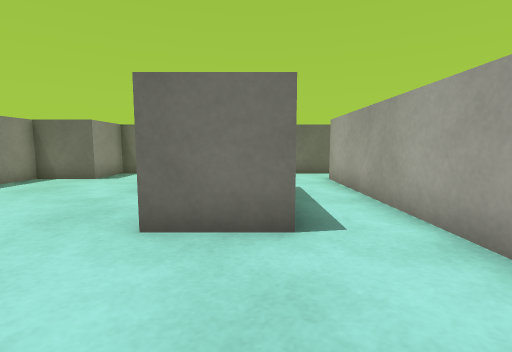
view 1 (above)

14 first-person views from a walk through a scene from a Unity 3-D project. The camera is 0.55 m above the floor, tilts 6° down and sees 85° across. The floor is counted in squares, 0.5 m on a side. Each view is taken from the middle of a square. On the plan, view 1 faces up. The plan holds only what a view shows up to about 12 squares ahead; the rest is blank. The place goes on beyond the plan. The player is left out. Surface patterns are stand-ins for the level's own textures.

view 2
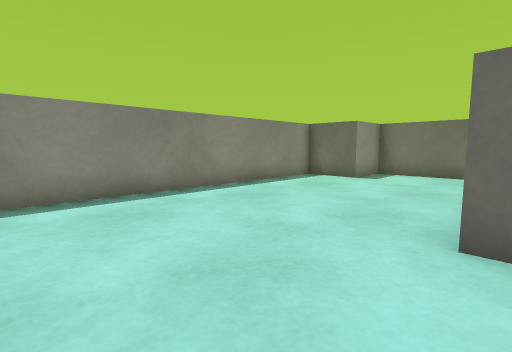

view 3
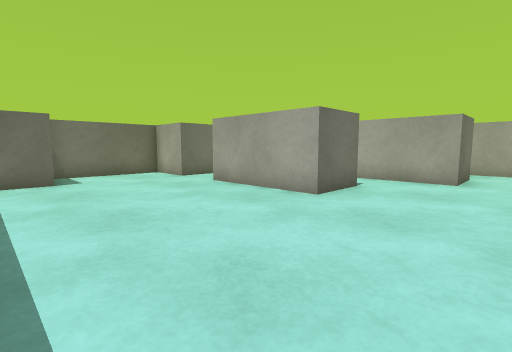

view 4
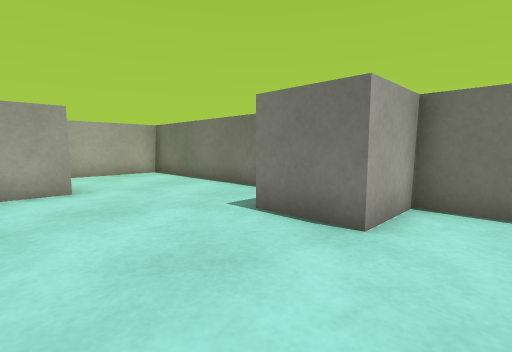

view 5
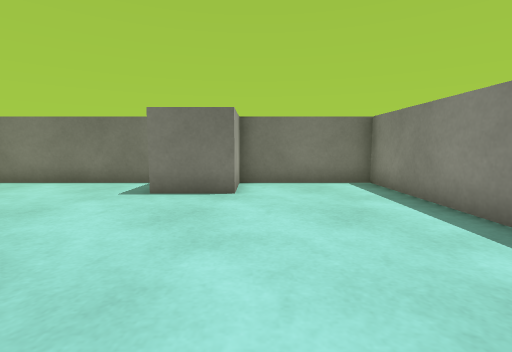

view 6
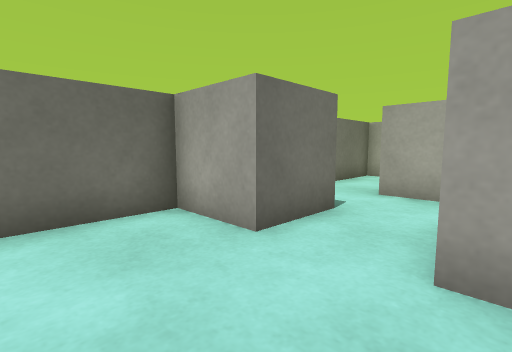

view 7
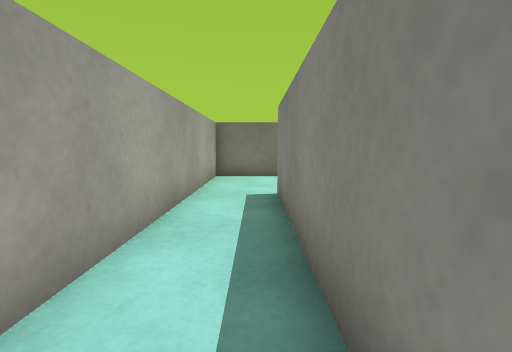

view 8
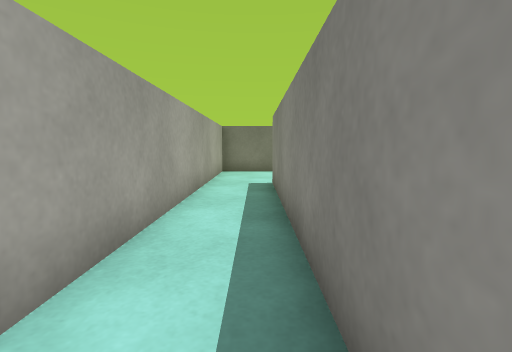

view 9
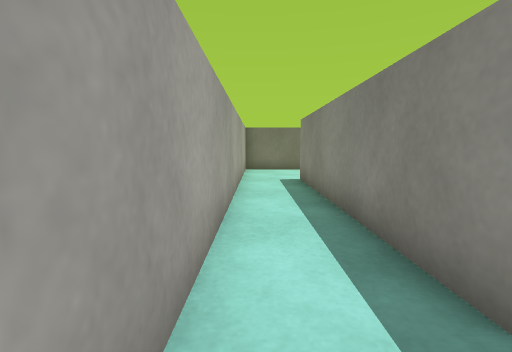

view 10
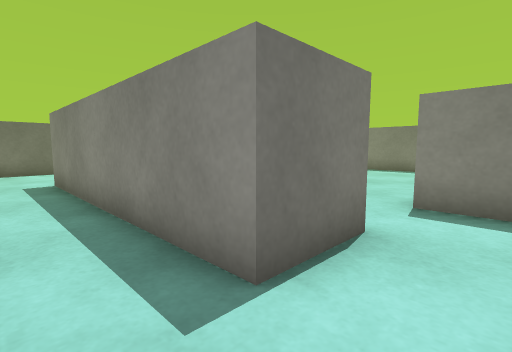

view 11
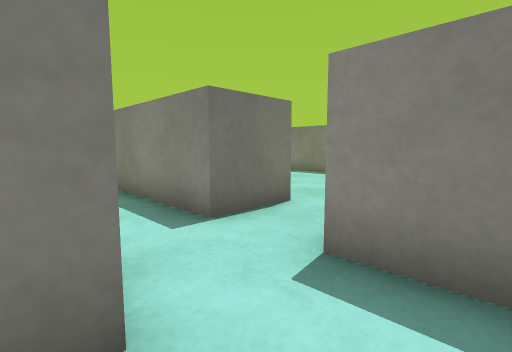

view 12
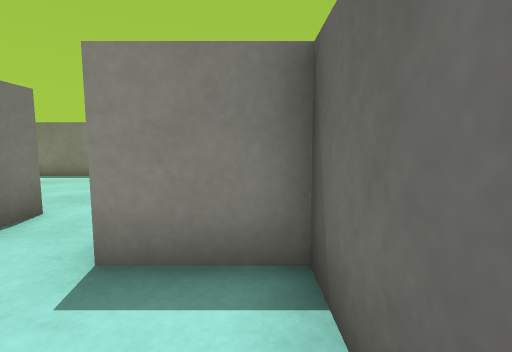

view 13
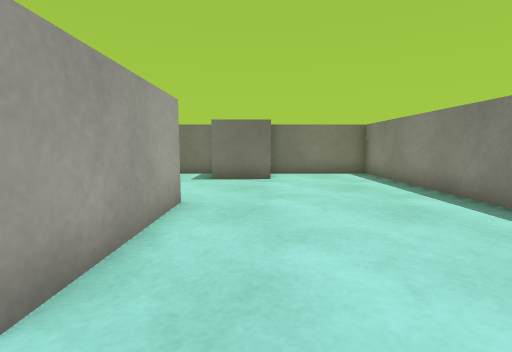

view 14
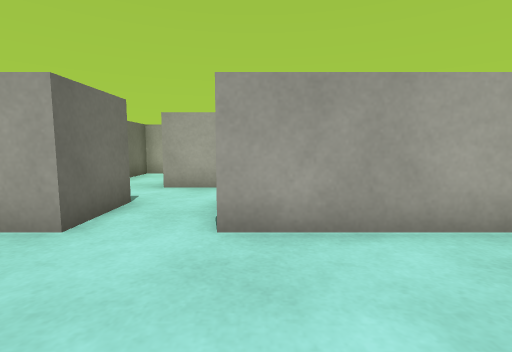

### Floor plan
Points are (right, up) in squares from view 1. A wall is a line through its corners. A room is listed if a view was taken in it or the views show most of it. See-through windows are left out.
Room 1 (views 1, 2, 3, 4, 5, 6, 7, 8, 9, 10, 11, 12, 13, 14)
walls: (-1.5, 3.5) (-1.5, 7.5) (0.5, 7.5) (0.5, 3.5) (-1.5, 3.5); (2.5, 1.5) (2.5, 9.5) (4.5, 9.5) (4.5, 1.5) (2.5, 1.5); (-1.2, -2.5) (6.5, -2.5) (6.5, 11.5) (0.5, 11.5) (0.5, 9.5) (-1.5, 9.5) (-1.5, 11.5) (-5.5, 11.5) (-5.5, 9.5) (-7.5, 9.5) (-7.5, -2.5) (-3.5, -2.5) (-3.5, -0.5) (-1.5, -0.5)

Positions as (right, up) in squares from view 1, and headings:
1: (0, 0), facing up
2: (-1, 0), facing up-left
3: (-7, 0), facing up-right
4: (-5, 3), facing down-right
5: (-4, 6), facing down
6: (-4, 7), facing up-right
7: (5, 8), facing down
8: (5, 10), facing down
9: (6, 11), facing down
10: (6, 11), facing down-left
11: (3, 11), facing down-left
12: (3, 11), facing left
13: (-3, 9), facing down
14: (-5, 7), facing right
